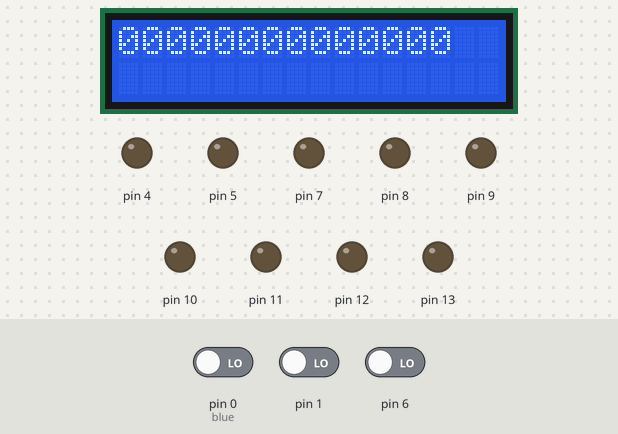
Simulated run of this sketch. Board: Arduino Uno, built with avr-gcc and run on an emulated ATmega328P. Parts: 16×2 character LCD, output pins drawn as LEDs (lit = HIGH). The test bench sets the inputs (shaded band); at power-on: pin 0 (blue) LOW, pin 1 LOW, pin 6 LOW.

Above: at 1.2 s.
1.3 s: pin 0 (blue) driven HIGH
At 1.8 s:
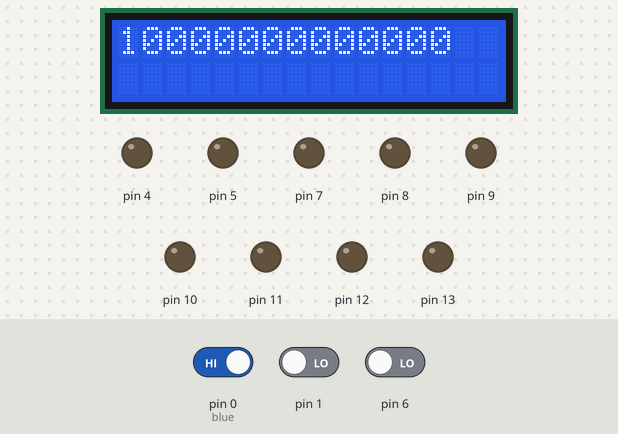
2.8 s: pin 1 driven HIGH
At 4.0 s:
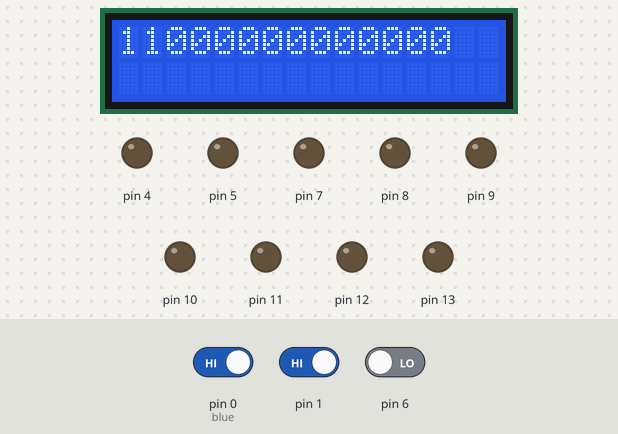
4.3 s: pin 6 driven HIGH
At 5.5 s:
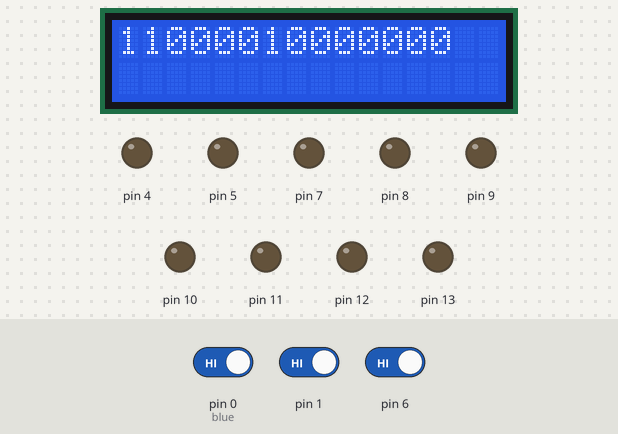
5.8 s: pin 0 (blue) driven LOW
At 6.8 s:
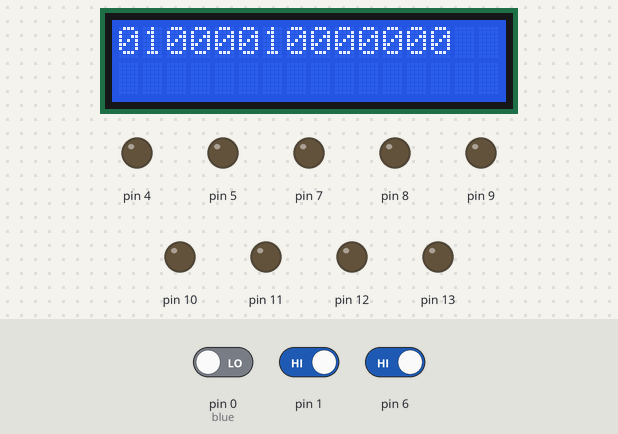
7.3 s: pin 1 driven LOW
At 8.1 s:
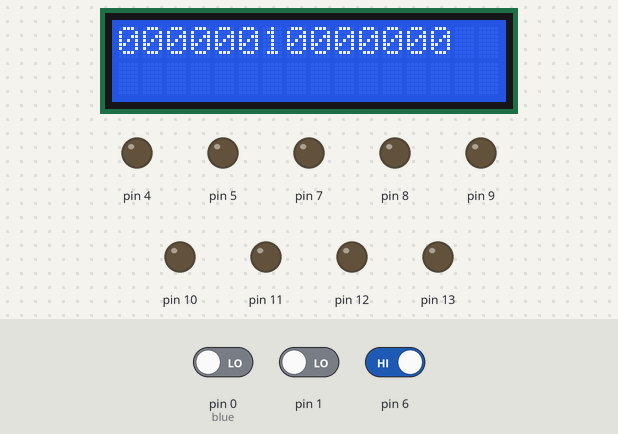
Timing chart, 0 to 9.8 s (numbered marks = the images above; inputs shaded):
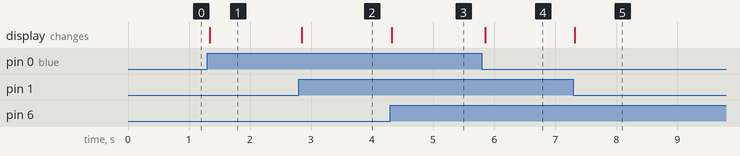

Measured:
- after the input at 1.3 s, the display: changes at once (image 1)
- after the input at 2.8 s, the display: changes after 0.05 s (image 2)
- after the input at 4.3 s, the display: changes at once (image 3)
- after the input at 5.8 s, the display: changes after 0.05 s (image 4)
- after the input at 7.3 s, the display: changes at once (image 5)

The sketch:

ds_board.ino
```cpp
#include <LiquidCrystal_I2C.h>
#include <SoftwareSerial.h>
#include <Wire.h>
#define RX_PIN 2
#define TX_PIN 3

SoftwareSerial bluetooth(RX_PIN, TX_PIN);
LiquidCrystal_I2C lcd(0x3F, 2, 1, 0, 4, 5, 6, 7, 3, POSITIVE);
byte blue = 0;
int i;

void setup()
{
	bluetooth.begin(9600);
	pinMode(4, OUTPUT);
	pinMode(5, OUTPUT);
	pinMode(6, INPUT);
	pinMode(7, OUTPUT);
	pinMode(8, OUTPUT);
	pinMode(9, OUTPUT);
	pinMode(10, OUTPUT);
	pinMode(11, OUTPUT);
	pinMode(12, OUTPUT);
	pinMode(13, OUTPUT);
	/*
	pinMode(4, INPUT);
	pinMode(5, INPUT);
	pinMode(6, INPUT);
	pinMode(7, INPUT);
	pinMode(8, INPUT);
	pinMode(9, INPUT);
	pinMode(10, INPUT);
	pinMode(11, INPUT);
	pinMode(12, INPUT);
	pinMode(13, INPUT);
	*/
	lcd.backlight();
	lcd.begin(16, 2);
}

void loop()
{
	for (i = 0; i <= 13; i++)
	{
		lcd.setCursor(i, 0);
		lcd.print(digitalRead(i));
	}
	if (bluetooth.available())
	{
		blue = bluetooth.read();
		bluetooth.println(blue);
	}
	if (blue)
	{
		if (digitalRead(blue))
		{
			digitalWrite(blue, LOW);
		}
		else
		{
			digitalWrite(blue, HIGH);
		}
		blue = 0;
		delay(5);
	}
	delay(5);
}
```
